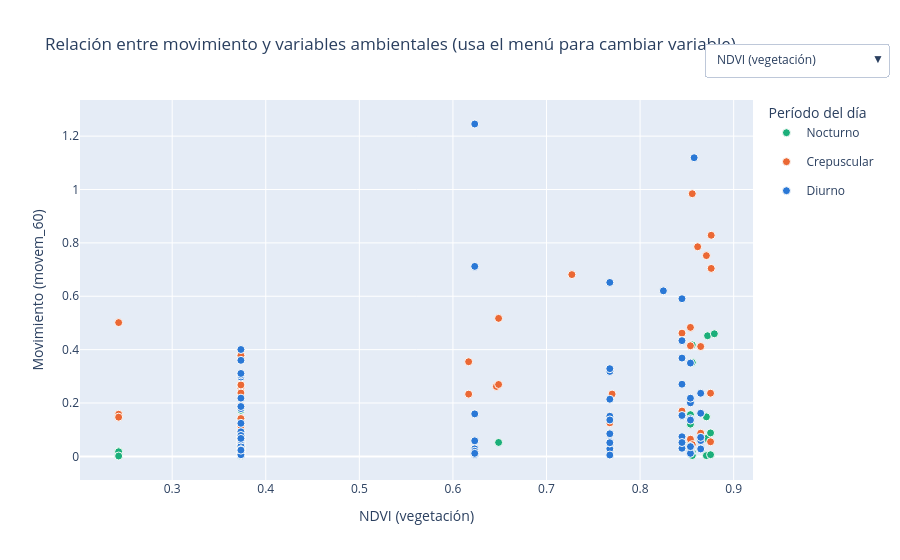

Source (notebook cell):
### Markdown cell above
### Visualización 3 (dispersión) — Relación entre movimiento y variables ambientales
**Responde la pregunta 3.** Un scatter plot es el tipo de gráfico adecuado para explorar si existe relación entre dos variables continuas (aquí, cada variable ambiental vs. movimiento), coloreando por período del día (identidad categórica) para ver si el patrón cambia según el momento del día.

**Elemento de interacción:** botones para alternar la variable ambiental del eje X (NDVI, temperatura máxima, duración del día).

### Code cell
fig3 = go.Figure()
env_vars = {'ndvi': 'NDVI (vegetación)', 'tmx': 'Temperatura máxima (°C)', 'dayle': 'Duración del día (h)'}

for i, (col, label) in enumerate(env_vars.items()):
    for periodo in ORDEN_PERIODO:
        sub = df[df['t_period_es'] == periodo]
        fig3.add_trace(go.Scatter(
            x=sub[col], y=sub['movem_60'], mode='markers',
            marker=dict(color=COLOR_PERIODO[periodo], size=8, line=dict(color='#fcfcfb', width=1)),
            name=periodo, legendgroup=periodo, visible=(i == 0),
            hovertemplate=f'{periodo}<br>x=%{{x}}<br>movem_60=%{{y}}<extra></extra>'
        ))

buttons = []
n_series = len(ORDEN_PERIODO)
for i, (col, label) in enumerate(env_vars.items()):
    visible = [(j // n_series) == i for j in range(len(env_vars) * n_series)]
    buttons.append(dict(label=label, method='update',
                         args=[{'visible': visible}, {'xaxis': {'title': label}}]))

fig3.update_layout(
    title='Relación entre movimiento y variables ambientales (usa el menú para cambiar variable)',
    xaxis_title='NDVI (vegetación)', yaxis_title='Movimiento (movem_60)',
    legend_title_text='Período del día',
    updatemenus=[dict(active=0, buttons=buttons, x=1.2, y=1.15)]
)
fig3.show()
